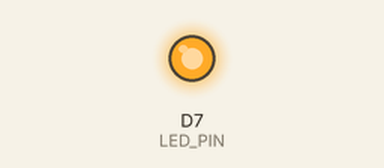
Bench run of a sketch on a simulated Particle Photon. Shown: output pins drawn as LEDs (lit = HIGH).

Above: at 0.3 s.
At 14.5 s:
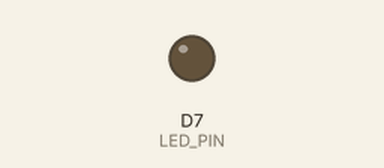
Timing chart, 0 to 20.5 s (numbered marks = the images above):
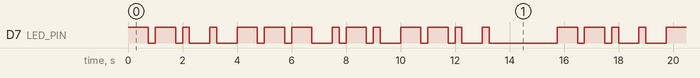

Measured:
- by itself, D7 (LED_PIN): moves between LOW and HIGH, repeating every 15.8 s
- by itself, everything shown: repeats every 15.8 s, in 28 steps

The sketch:

morse_encoder.ino
```cpp
#include "Particle.h"

namespace {
constexpr pin_t LED_PIN = D7;
constexpr unsigned long UNIT_MS = 250;
constexpr const char* MESSAGE = "GEORGE";

const char* morseFor(char value) {
    switch (tolower(value)) {
        case 'a': return ".-";   case 'b': return "-...";
        case 'c': return "-.-."; case 'd': return "-..";
        case 'e': return ".";    case 'f': return "..-.";
        case 'g': return "--.";  case 'h': return "....";
        case 'i': return "..";   case 'j': return ".---";
        case 'k': return "-.-";  case 'l': return ".-..";
        case 'm': return "--";   case 'n': return "-.";
        case 'o': return "---";  case 'p': return ".--.";
        case 'q': return "--.-"; case 'r': return ".-.";
        case 's': return "...";  case 't': return "-";
        case 'u': return "..-";  case 'v': return "...-";
        case 'w': return ".--";  case 'x': return "-..-";
        case 'y': return "-.--"; case 'z': return "--..";
        default: return nullptr;
    }
}

void setLed(bool on, unsigned long durationMs) {
    digitalWrite(LED_PIN, on ? HIGH : LOW);
    delay(durationMs);
}

void signalSymbol(char symbol) {
    const unsigned long onTime = symbol == '-' ? 3 * UNIT_MS : UNIT_MS;
    setLed(true, onTime);
    setLed(false, UNIT_MS);  // Space between parts of one letter.
}

void signalCharacter(char value) {
    const char* code = morseFor(value);
    if (code == nullptr) {
        delay(7 * UNIT_MS);
        return;
    }

    for (const char* symbol = code; *symbol != '\0'; ++symbol) {
        signalSymbol(*symbol);
    }
    delay(2 * UNIT_MS);  // Existing one-unit gap + two units = letter gap.
}

void signalMessage(const char* message) {
    for (const char* value = message; *value != '\0'; ++value) {
        if (*value == ' ') {
            delay(4 * UNIT_MS);  // Completes a seven-unit word gap.
        } else {
            signalCharacter(*value);
        }
    }
}
}  // namespace

void setup() {
    pinMode(LED_PIN, OUTPUT);
}

void loop() {
    signalMessage(MESSAGE);
    delay(7 * UNIT_MS);
}
```
